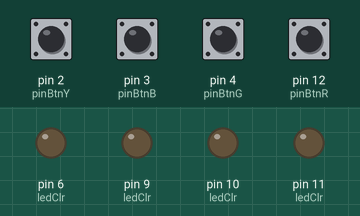
Simulated run of this sketch. Board: Arduino Uno, built with avr-gcc and run on an emulated ATmega328P. On the bench: output pins drawn as LEDs (lit = HIGH). Inputs (shaded band) come from the test bench; at power-on: pin 2 (pinBtnY), pin 3 (pinBtnB), pin 4 (pinBtnG), pin 12 (pinBtnR) HIGH.

Above: at 1.2 s.
1.3 s: pin 2 (pinBtnY) pulled LOW for 0.15 s
At 2.6 s:
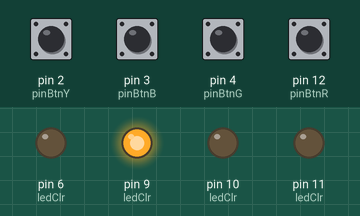
3.0 s: pin 3 (pinBtnB) pulled LOW for 0.15 s
At 3.9 s:
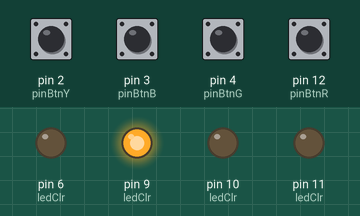
4.7 s: pin 4 (pinBtnG) pulled LOW for 0.15 s
At 5.2 s:
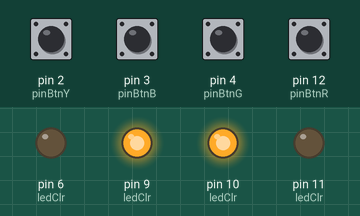
6.4 s: pin 12 (pinBtnR) pulled LOW for 0.15 s
At 7.7 s:
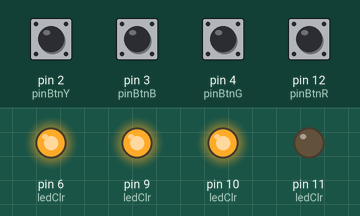
8.1 s: pin 2 (pinBtnY) pulled LOW for 1 s
At 8.9 s:
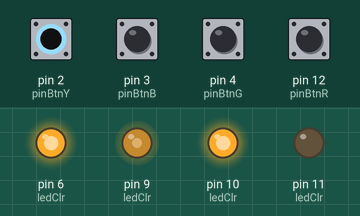
10.6 s: pin 3 (pinBtnB) pulled LOW for 1 s
At 13.0 s:
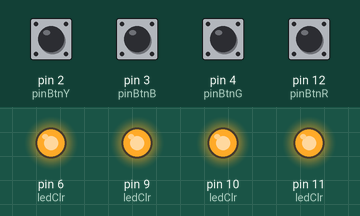
Timing chart, 0 to 14.1 s (numbered marks = the images above; inputs shaded):
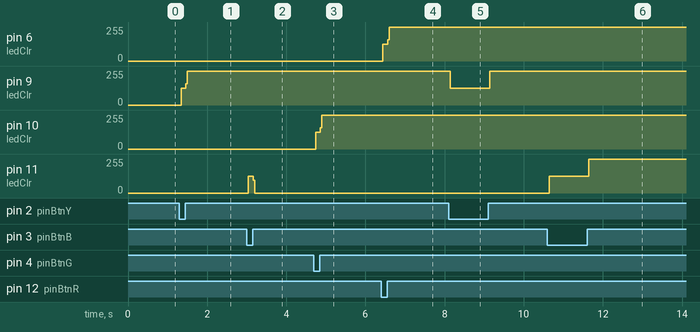

Measured:
- after the input at 1.3 s, pin 9 (ledClr): 0/255 → 127/255 at once, → 255/255 0.12 s later
- after the input at 3.0 s, pin 11 (ledClr): 0/255 → 127/255 at once, → 0/255 0.12 s later
- after the input at 4.7 s, pin 10 (ledClr): 0/255 → 127/255 at once, → 255/255 0.12 s later
- after the input at 6.4 s, pin 6 (ledClr): 0/255 → 127/255 at once, → 255/255 0.12 s later
- after the input at 8.1 s, pin 9 (ledClr): 255/255 → 127/255 at once, → 255/255 1.0 s later
- after the input at 10.6 s, pin 11 (ledClr): 0/255 → 127/255 at once, → 255/255 1.0 s later

The sketch:

4LS.ino
```cpp
//Defines

#define pinBtnY 2
#define pinBtnB 3
#define pinBtnG 4
#define pinBtnR 12

#define Redled 6
#define Greenled 10
#define Blueled 11
#define Yellowled 9

bool isLedon = false;
//Arrey

int pinBtn[] = { pinBtnR, pinBtnB, pinBtnG, pinBtnY };
int ledClr[] = { Redled, Blueled, Greenled, Yellowled };

// Functions

void setup() {
  for (int i = 0; i < 4; i++) {
    pinMode(pinBtn[i], INPUT_PULLUP);
    pinMode(ledClr[i], OUTPUT);
  }
}

void loop() {
  for (int k = 0; k < 4; k++) {

    if (digitalRead(pinBtn[k]) == LOW) {
      //button is pressed
      ToggleLed(k);
    }
  }
}
void ToggleLed(int chnl) {
  if (!isLedon) {
    lon(chnl);
  } else {
    loff(chnl);
  }
}

void lon(int chnl) {
  isLedon = true;
  digitalWrite(ledClr[chnl], HIGH);
}

void loff(int chnl) {
  isLedon = false;
  digitalWrite(ledClr[chnl], LOW);
}
```
